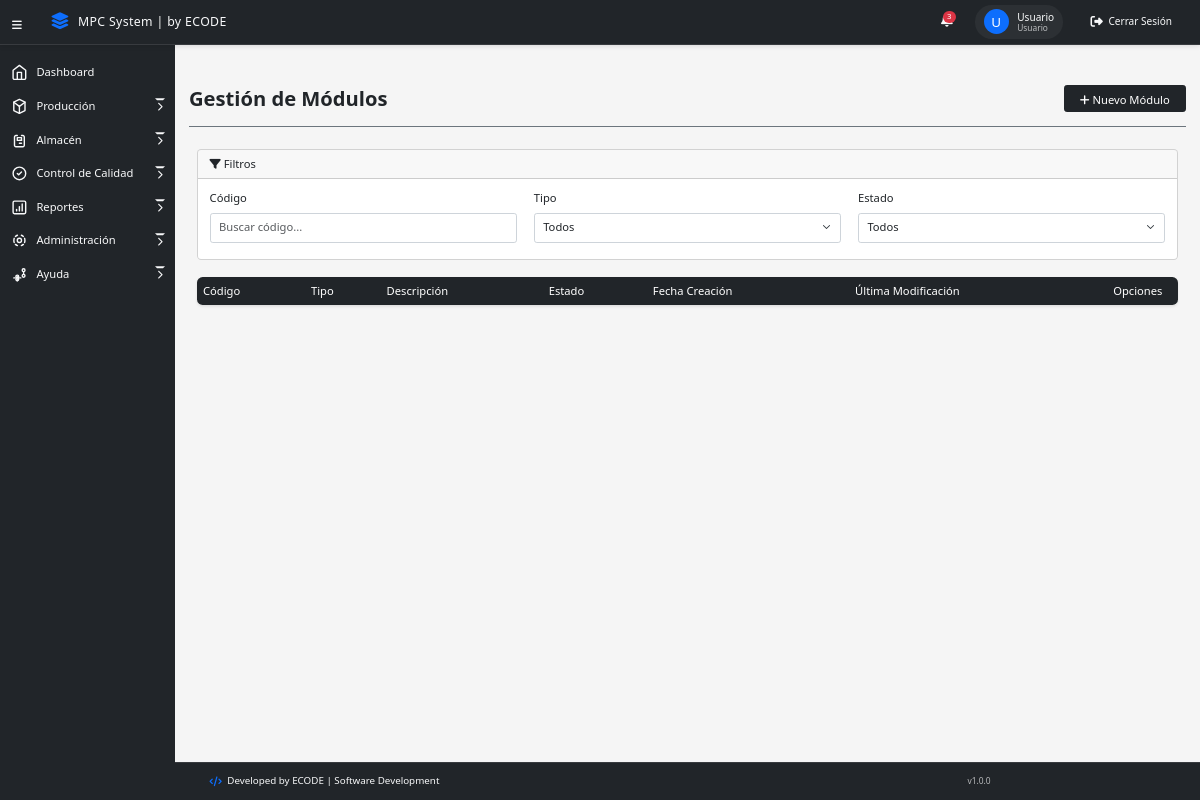
The app's page /views/modulos.php (signed in), older data.
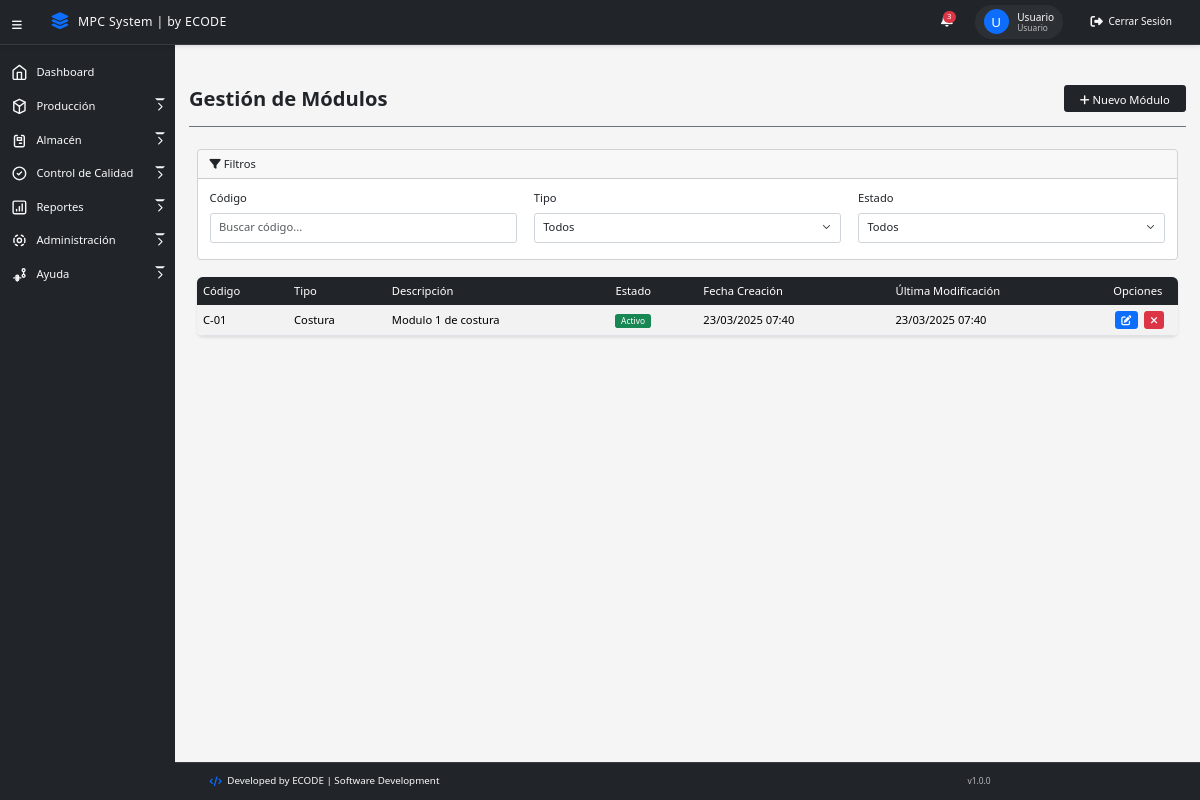
The same page, newer data.
### tables this page shows
CREATE TABLE `modulos` (
  `id` int(11) NOT NULL,
  `modulo_codigo` varchar(10) NOT NULL COMMENT 'Código del módulo (ej: C-01, T-01)',
  `modulo_tipo` enum('Costura','Corte') NOT NULL COMMENT 'Tipo de módulo',
  `modulo_descripcion` text DEFAULT NULL COMMENT 'Descripción o notas sobre el módulo',
  `modulo_estado` enum('Activo','Inactivo') NOT NULL DEFAULT 'Activo',
  `modulo_creacion` timestamp NOT NULL DEFAULT current_timestamp(),
  `modulo_modificacion` timestamp NOT NULL DEFAULT current_timestamp() ON UPDATE current_timestamp()
);

### models/Modulo.php (called while the page is built, shortened)
<?php
require_once '../config/Database.php';
class Modulo {
    private $conn;
    private $table = 'modulos';
    public function __construct() {
        $database = new Database();
        $this->conn = $database->getConnection();
    }
    public function read() {
        $query = "SELECT * FROM {$this->table} ORDER BY modulo_codigo";
        $stmt = $this->conn->prepare($query);
        $stmt->execute();
        return $stmt->fetchAll(PDO::FETCH_ASSOC);
    }
}

### config/database.php (called while the page is built, shortened)
<?php
class Database {
    private $host = "localhost";
    private $database_name = "minlex_elsalvador";
    private $username = "root";
    private $password = "";
    private $port = 3306;
    public function getConnection() {
        $this->conn = null;
        try {
            try {
                $this->conn = new PDO(
                    "mysql:unix_socket=/opt/lampp/var/mysql/mysql.sock;dbname=" . $this->database_name,
                    $this->username,
                    $this->password
                );
            } catch (PDOException $e) {
                $this->conn = new PDO(
                    "mysql:host=" . $this->host . ";port=" . $this->port . ";dbname=" . $this->database_name,
                    $this->username,
                    $this->password
                );
            }
            $this->conn->setAttribute(PDO::ATTR_ERRMODE, PDO::ERRMODE_EXCEPTION);
            $this->conn->setAttribute(PDO::ATTR_DEFAULT_FETCH_MODE, PDO::FETCH_ASSOC);
            $this->conn->exec("SET NAMES utf8");
            return $this->conn;
        } catch (PDOException $exception) {
            error_log("Error de conexión a la base de datos: " . $exception->getMessage());
            throw new Exception("Error de conexión a la base de datos. Por favor verifica que XAMPP esté corriendo.");
        }
    }
}
?>

### controllers/ModuloController.php (called while the page is built, shortened)
<?php
require_once '../models/Modulo.php';
class ModuloController {
    private $modelo;
    public function __construct() {
        $this->modelo = new Modulo();
    }
    public function getModulos() {
        return $this->modelo->read();
    }
}

### views/modulos.php (the view, shortened to what the changed rows need)
<?php
require_once '../controllers/ModuloController.php';
$moduloController = new ModuloController();
$modulos = $moduloController->getModulos();
?>
<!DOCTYPE html>
<html lang="es">
<head>
    <?php include '../components/meta.php'; ?>
</head>
<body>
    <?php include '../components/menu_lateral.php'; ?>
    <main>
        <div class="titulo-vista">
            <h1><strong>Gestión de Módulos</strong></h1>
        </div>
        <div class="container-fluid">
            <div class="table-responsive">
                <table class="table table-striped table-hover">
                    <thead>
                        <tr>
                            <th>Código</th>
                            <th>Tipo</th>
                            <th>Descripción</th>
                            <th>Estado</th>
                            <th>Fecha Creación</th>
                            <th>Última Modificación</th>
                            <th>Opciones</th>
                        </tr>
                    </thead>
                    <tbody>
                        <?php foreach ($modulos as $modulo): ?>
                        <tr>
                            <td><?php echo htmlspecialchars($modulo['modulo_codigo']); ?></td>
                            <td><?php echo htmlspecialchars($modulo['modulo_tipo']); ?></td>
                            <td><?php echo htmlspecialchars($modulo['modulo_descripcion'] ?? ''); ?></td>
                            <td>
                                <span class="badge <?php echo $modulo['modulo_estado'] === 'Activo' ? 'bg-success' : 'bg-danger'; ?>">
                                    <?php echo htmlspecialchars($modulo['modulo_estado']); ?>
                                </span>
                            </td>
                            <td><?php echo date('d/m/Y H:i', strtotime($modulo['modulo_creacion'])); ?></td>
                            <td><?php echo date('d/m/Y H:i', strtotime($modulo['modulo_modificacion'])); ?></td>
                            <td>
                                <button class="btn btn-sm btn-primary editar-modulo"
                                        data-id="<?php echo $modulo['id']; ?>"
                                        data-codigo="<?php echo htmlspecialchars($modulo['modulo_codigo']); ?>"
                                        data-tipo="<?php echo htmlspecialchars($modulo['modulo_tipo']); ?>"
                                        data-descripcion="<?php echo htmlspecialchars($modulo['modulo_descripcion'] ?? ''); ?>"
                                        data-estado="<?php echo htmlspecialchars($modulo['modulo_estado']); ?>"
                                        data-ultima-modificacion="<?php echo date('d/m/Y H:i', strtotime($modulo['modulo_modificacion'])); ?>" title="Editar modulo">
                                    <i class="fas fa-edit"></i>
                                </button>
                                <button class="btn btn-sm <?php echo $modulo['modulo_estado'] === 'Activo' ? 'btn-danger' : 'btn-success'; ?> toggle-estado"
                                        data-id="<?php echo $modulo['id']; ?>"
                                        data-estado="<?php echo $modulo['modulo_estado']; ?>" title="Cambiar estado">
                                    <i class="fas <?php echo $modulo['modulo_estado'] === 'Activo' ? 'fa-times' : 'fa-check'; ?>"></i>
                                </button>
                            </td>
                        </tr>
                        <?php endforeach; ?>
                    </tbody>
                </table>
            </div>
        </div>
    </main>
</body>
</html>

Row changes from the older to the newer data that the page shows:
added modulos: modulo_codigo "C-01", modulo_tipo "Costura", modulo_descripcion "Modulo 1 de costura", modulo_estado "Activo", modulo_creacion "23/03/2025 07:40", modulo_modificacion "23/03/2025 07:40"
